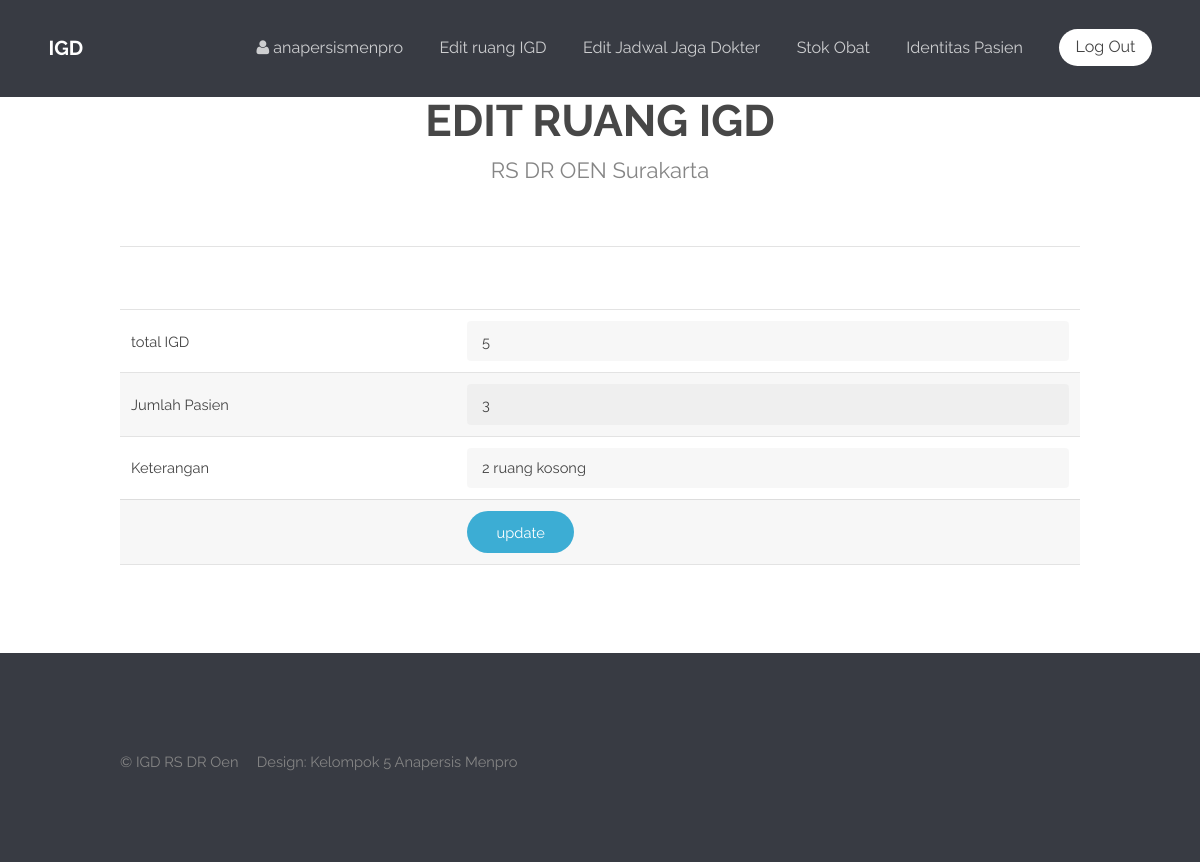
The app's page /editRuangIGD.php (signed in) with its own data.
### tables this page shows
CREATE TABLE IF NOT EXISTS `ketersediaanigd` (
`Id` int(4) NOT NULL,
  `totalIGD` int(2) NOT NULL,
  `jumlahPasien` int(3) NOT NULL,
  `keterangan` varchar(30) NOT NULL
);

### editRuangIGD.php (the view, shortened to what this page needs)
<?php
    include('konek.php');
	if(!isset($_SESSION['login_user'])){
		echo"<script>alert('hanya admin yang boleh mengakses halaman ini');history.go(-1);</script>";
	} else {
?>
<!DOCTYPE html>
<html lang="en">
	<head>
	</head>
	<body>
			<header id="header" style="position: fixed;">
				<?php
					include "pecah/headerTopAdmin.php";
				?>
			</header>
			<section id="main" class="wrapper">
				<div class="container">
					<header class="major">
						<h2>EDIT RUANG IGD</h2>
						<p>RS DR OEN Surakarta</p>
					</header>
					<section class="profiles">
			<?php
                $sql="select Id, totalIGD, jumlahPasien, keterangan from ketersediaanigd where Id='1'";
			    $hasil = $conn->query( $sql );
			    if( $hasil->num_rows>0 ) {
			        while($row = $hasil->fetch_assoc()){
			?>
                        <table class="table">
                            <form method="post" action="">
                            	<tr>
                                </tr>
                                <tr>
                                    <td>total IGD</td>
                                    <td><input type="text" value="<?php echo $row['totalIGD'] ?>" name="totalIGD"></td>
                                </tr>
                                <tr>
                                    <td>Jumlah Pasien</td>
                                    <td><input type="text" name="jumlahPasien" value="<?php echo $row['jumlahPasien'] ?>"></td>
                                </tr>
                                <tr>
                                    <td>Keterangan</td>
                                    <td><input type="text" name="keterangan" value="<?php echo $row['keterangan'] ?>"></td>
                                </tr>
                                <tr>
                                    <td></td><td><input type="submit" name="submit5" value="update"></td>
                                </tr>
                            </form>
                        </table>
                        <?php
                    }
                }
            ?>
					</section>
				</div>
			</section>
		<footer id="footer">
			<?php
				include "pecah/footer.php";
			?>
		</footer>
	</body>
</html>
<?php
	}
?>

### css/style.css (style rules this page uses)
body { background: #fff; }
body, input, select, textarea { color: #444; font-family: "Raleway", Helvetica, sans-serif; font-size: 13pt; font-weight: 400; line-height: 1.65em; }
p { margin: 0 0 2em 0; }
h1, h2, h3, h4, h5, h6 { color: #474747; font-weight: 700; line-height: 1em; margin: 0 0 1em 0; }
h2 { font-size: 1.75em; line-height: 1.5em; }
header p { color: #858585; position: relative; margin: 0 0 1.5em 0; }
header h2 + p { font-size: 1.25em; margin-top: -1em; line-height: 1.5em; }
header.major { text-align: center; margin-bottom: 4em; }
header.major h2 { font-size: 3em; margin-bottom: 0.5em; }
header.major p { font-size: 1.5em; }
form { margin: 0 0 2em 0; }
input[type="text"], input[type="password"], input[type="email"], select, textarea { -moz-appearance: none; -webkit-appearance: none; -o-appearance: none; -ms-appearance: none; appearance: none; background: rgba(144, 144, 144, 0.075); border-radius: 4px; border: none; color: inherit; display: block; outline: 0; padding: 0 1em; text-decoration: none; width: 100%; }
input[type="text"], input[type="password"], input[type="email"], select { height: 2.75em; }
table { margin: 0 0 2em 0; width: 100%; }
table tbody tr { border: solid 1px rgba(144, 144, 144, 0.25); border-left: 0; border-right: 0; }
table tbody tr:nth-child(2n + 1) { background-color: rgba(144, 144, 144, 0.075); }
table td { padding: 0.75em 0.75em; }
input[type="submit"], input[type="reset"], input[type="button"], .button { -moz-appearance: none; -webkit-appearance: none; -o-appearance: none; -ms-appearance: none; appearance: none; -moz-transition: background-color 0.2s ease-in-out, color 0.2s ease-in-out; -webkit-transition: background-color 0.2s ease-in-out, color 0.2s ease-in-out; -o-transition: background-color 0.2s ease-in-out, color 0.2s ease-in-out; -ms-transition: background-color 0.2s ease-in-out, color 0.2s ease-in-out; transition: background-color 0.2s ease-in-out, color 0.2s ease-in-out; background-color: #3cadd4; border-radius: 30px; border: 0; color: #ffffff !important; cursor: pointer; display: inline-block; font-weight: 400; height: 2.85em; line-height: 2.95em; padding: 0 2em; text-align: center; text-decoration: none; white-space: nowrap; }
#header { background-color: #383b43; color: #ffffff; cursor: default; font-size: 1.1em; height: 6em; line-height: 6em; width: 100%; z-index: 10000; }
.wrapper { padding: 6em 0em 4em; }
#footer { background: #383b43; padding: 6em 0em 4em; }

### css/style-xlarge.css (style rules this page uses)
body, input, select, textarea { font-size: 11pt; }

### records on screen
ketersediaanigd: totalIGD "5", jumlahPasien "3", keterangan "2 ruang kosong"

### other values on screen
$_SESSION['login_user'] "anapersismenpro"
